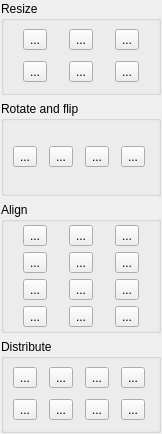
<?xml version="1.0" encoding="UTF-8"?>
<ui version="4.0">
 <class>LayoutToolboxWidget</class>
 <widget class="QWidget" name="LayoutToolboxWidget">
  <property name="geometry">
   <rect>
    <x>0</x>
    <y>0</y>
    <width>162</width>
    <height>434</height>
   </rect>
  </property>
  <property name="windowTitle">
   <string>Mixing</string>
  </property>
  <layout class="QVBoxLayout" name="verticalLayout">
   <property name="leftMargin">
    <number>1</number>
   </property>
   <property name="topMargin">
    <number>1</number>
   </property>
   <property name="rightMargin">
    <number>1</number>
   </property>
   <property name="bottomMargin">
    <number>1</number>
   </property>
   <item>
    <widget class="QGroupBox" name="resizeBox">
     <property name="title">
      <string>Resize</string>
     </property>
     <property name="flat">
      <bool>true</bool>
     </property>
     <layout class="QGridLayout" name="gridLayout">
      <property name="leftMargin">
       <number>3</number>
      </property>
      <property name="topMargin">
       <number>3</number>
      </property>
      <property name="rightMargin">
       <number>3</number>
      </property>
      <property name="bottomMargin">
       <number>3</number>
      </property>
      <item row="0" column="0">
       <widget class="QToolButton" name="sizeHorizontalButton">
        <property name="toolTip">
         <string>Resize selected sources to equal widths (max)</string>
        </property>
        <property name="text">
         <string>...</string>
        </property>
        <property name="icon">
         <iconset resource="../icons.qrc">
          <normaloff>:/glmixer/icons/size-horizontal.png</normaloff>:/glmixer/icons/size-horizontal.png</iconset>
        </property>
        <property name="iconSize">
         <size>
          <width>24</width>
          <height>24</height>
         </size>
        </property>
       </widget>
      </item>
      <item row="0" column="1">
       <widget class="QToolButton" name="sizeVerticalButton">
        <property name="toolTip">
         <string>Resize selected sources to equal heights (max)</string>
        </property>
        <property name="text">
         <string>...</string>
        </property>
        <property name="icon">
         <iconset resource="../icons.qrc">
          <normaloff>:/glmixer/icons/size-vertical.png</normaloff>:/glmixer/icons/size-vertical.png</iconset>
        </property>
        <property name="iconSize">
         <size>
          <width>24</width>
          <height>24</height>
         </size>
        </property>
       </widget>
      </item>
      <item row="0" column="2">
       <widget class="QToolButton" name="sizeOriginalAspectButton">
        <property name="toolTip">
         <string>Restore original aspect ratio</string>
        </property>
        <property name="text">
         <string>...</string>
        </property>
        <property name="icon">
         <iconset resource="../icons.qrc">
          <normaloff>:/glmixer/icons/size-ratio-original.png</normaloff>:/glmixer/icons/size-ratio-original.png</iconset>
        </property>
        <property name="iconSize">
         <size>
          <width>24</width>
          <height>24</height>
         </size>
        </property>
       </widget>
      </item>
      <item row="1" column="0">
       <widget class="QToolButton" name="sizeHorizontalFrameButton">
        <property name="toolTip">
         <string>Resize to output width</string>
        </property>
        <property name="text">
         <string>...</string>
        </property>
        <property name="icon">
         <iconset resource="../icons.qrc">
          <normaloff>:/glmixer/icons/size-horizontal-frame.png</normaloff>:/glmixer/icons/size-horizontal-frame.png</iconset>
        </property>
        <property name="iconSize">
         <size>
          <width>24</width>
          <height>24</height>
         </size>
        </property>
       </widget>
      </item>
      <item row="1" column="1">
       <widget class="QToolButton" name="sizeVerticalFrameButton">
        <property name="toolTip">
         <string>Resize to output height</string>
        </property>
        <property name="text">
         <string>...</string>
        </property>
        <property name="icon">
         <iconset resource="../icons.qrc">
          <normaloff>:/glmixer/icons/size-vertical-frame.png</normaloff>:/glmixer/icons/size-vertical-frame.png</iconset>
        </property>
        <property name="iconSize">
         <size>
          <width>24</width>
          <height>24</height>
         </size>
        </property>
       </widget>
      </item>
      <item row="1" column="2">
       <widget class="QToolButton" name="sizeRenderingAspectButton">
        <property name="toolTip">
         <string>Adjust aspect ratio to match output window</string>
        </property>
        <property name="text">
         <string>...</string>
        </property>
        <property name="icon">
         <iconset resource="../icons.qrc">
          <normaloff>:/glmixer/icons/size-ratio-frame.png</normaloff>:/glmixer/icons/size-ratio-frame.png</iconset>
        </property>
        <property name="iconSize">
         <size>
          <width>24</width>
          <height>24</height>
         </size>
        </property>
       </widget>
      </item>
     </layout>
    </widget>
   </item>
   <item>
    <widget class="QGroupBox" name="rotateBox">
     <property name="title">
      <string>Rotate and flip</string>
     </property>
     <property name="flat">
      <bool>true</bool>
     </property>
     <layout class="QHBoxLayout" name="rotateLayout">
      <property name="leftMargin">
       <number>3</number>
      </property>
      <property name="topMargin">
       <number>3</number>
      </property>
      <property name="rightMargin">
       <number>3</number>
      </property>
      <property name="bottomMargin">
       <number>3</number>
      </property>
      <item>
       <widget class="QToolButton" name="rotateClockwiseButton">
        <property name="toolTip">
         <string>Rotate 90 degrees clockwise</string>
        </property>
        <property name="text">
         <string>...</string>
        </property>
        <property name="icon">
         <iconset resource="../icons.qrc">
          <normaloff>:/glmixer/icons/rotate-90-clockwise.png</normaloff>:/glmixer/icons/rotate-90-clockwise.png</iconset>
        </property>
        <property name="iconSize">
         <size>
          <width>24</width>
          <height>24</height>
         </size>
        </property>
       </widget>
      </item>
      <item>
       <widget class="QToolButton" name="rotateCounterclockwiseButton">
        <property name="toolTip">
         <string>Rotate 90 degrees counterclockwise</string>
        </property>
        <property name="text">
         <string>...</string>
        </property>
        <property name="icon">
         <iconset resource="../icons.qrc">
          <normaloff>:/glmixer/icons/rotate-90-counterclockwise.png</normaloff>:/glmixer/icons/rotate-90-counterclockwise.png</iconset>
        </property>
        <property name="iconSize">
         <size>
          <width>24</width>
          <height>24</height>
         </size>
        </property>
       </widget>
      </item>
      <item>
       <widget class="QToolButton" name="flipHorizontalButton">
        <property name="toolTip">
         <string>Flip horizontally</string>
        </property>
        <property name="text">
         <string>...</string>
        </property>
        <property name="icon">
         <iconset resource="../icons.qrc">
          <normaloff>:/glmixer/icons/flip-horizontal.png</normaloff>:/glmixer/icons/flip-horizontal.png</iconset>
        </property>
        <property name="iconSize">
         <size>
          <width>24</width>
          <height>24</height>
         </size>
        </property>
       </widget>
      </item>
      <item>
       <widget class="QToolButton" name="flipVerticalButton">
        <property name="toolTip">
         <string>Flip vertically</string>
        </property>
        <property name="text">
         <string>...</string>
        </property>
        <property name="icon">
         <iconset resource="../icons.qrc">
          <normaloff>:/glmixer/icons/flip-vertical.png</normaloff>:/glmixer/icons/flip-vertical.png</iconset>
        </property>
        <property name="iconSize">
         <size>
          <width>24</width>
          <height>24</height>
         </size>
        </property>
       </widget>
      </item>
     </layout>
    </widget>
   </item>
   <item>
    <widget class="QGroupBox" name="alignBox">
     <property name="title">
      <string>Align</string>
     </property>
     <property name="flat">
      <bool>true</bool>
     </property>
     <layout class="QGridLayout" name="alignLayout">
      <property name="leftMargin">
       <number>3</number>
      </property>
      <property name="topMargin">
       <number>3</number>
      </property>
      <property name="rightMargin">
       <number>3</number>
      </property>
      <property name="bottomMargin">
       <number>3</number>
      </property>
      <item row="0" column="0">
       <widget class="QToolButton" name="alignHorizontalLeftButton">
        <property name="toolTip">
         <string>Align to the left border</string>
        </property>
        <property name="text">
         <string>...</string>
        </property>
        <property name="icon">
         <iconset resource="../icons.qrc">
          <normaloff>:/glmixer/icons/align-horizontal-left.png</normaloff>:/glmixer/icons/align-horizontal-left.png</iconset>
        </property>
        <property name="iconSize">
         <size>
          <width>24</width>
          <height>24</height>
         </size>
        </property>
       </widget>
      </item>
      <item row="0" column="1">
       <widget class="QToolButton" name="alignHorizontalCenterButton">
        <property name="toolTip">
         <string>Center horizontally</string>
        </property>
        <property name="text">
         <string>...</string>
        </property>
        <property name="icon">
         <iconset resource="../icons.qrc">
          <normaloff>:/glmixer/icons/align-horizontal-center.png</normaloff>:/glmixer/icons/align-horizontal-center.png</iconset>
        </property>
        <property name="iconSize">
         <size>
          <width>24</width>
          <height>24</height>
         </size>
        </property>
       </widget>
      </item>
      <item row="0" column="2">
       <widget class="QToolButton" name="alignHorizontalRightButton">
        <property name="toolTip">
         <string>Align to the right border</string>
        </property>
        <property name="text">
         <string>...</string>
        </property>
        <property name="icon">
         <iconset resource="../icons.qrc">
          <normaloff>:/glmixer/icons/align-horizontal-right.png</normaloff>:/glmixer/icons/align-horizontal-right.png</iconset>
        </property>
        <property name="iconSize">
         <size>
          <width>24</width>
          <height>24</height>
         </size>
        </property>
       </widget>
      </item>
      <item row="1" column="0">
       <widget class="QToolButton" name="alignVerticalBottomButton">
        <property name="toolTip">
         <string>Align to the bottom border</string>
        </property>
        <property name="text">
         <string>...</string>
        </property>
        <property name="icon">
         <iconset resource="../icons.qrc">
          <normaloff>:/glmixer/icons/align-vertical-bottom.png</normaloff>:/glmixer/icons/align-vertical-bottom.png</iconset>
        </property>
        <property name="iconSize">
         <size>
          <width>24</width>
          <height>24</height>
         </size>
        </property>
       </widget>
      </item>
      <item row="1" column="1">
       <widget class="QToolButton" name="alignVerticalCenterButton">
        <property name="toolTip">
         <string>Center vertically</string>
        </property>
        <property name="text">
         <string>...</string>
        </property>
        <property name="icon">
         <iconset resource="../icons.qrc">
          <normaloff>:/glmixer/icons/align-vertical-center.png</normaloff>:/glmixer/icons/align-vertical-center.png</iconset>
        </property>
        <property name="iconSize">
         <size>
          <width>24</width>
          <height>24</height>
         </size>
        </property>
       </widget>
      </item>
      <item row="1" column="2">
       <widget class="QToolButton" name="alignVerticalTopButton">
        <property name="toolTip">
         <string>Align to the top border</string>
        </property>
        <property name="text">
         <string>...</string>
        </property>
        <property name="icon">
         <iconset resource="../icons.qrc">
          <normaloff>:/glmixer/icons/align-vertical-top.png</normaloff>:/glmixer/icons/align-vertical-top.png</iconset>
        </property>
        <property name="iconSize">
         <size>
          <width>24</width>
          <height>24</height>
         </size>
        </property>
       </widget>
      </item>
      <item row="2" column="0">
       <widget class="QToolButton" name="alignHorizontalLeftFrameButton">
        <property name="toolTip">
         <string>Align to the left border of the frame</string>
        </property>
        <property name="text">
         <string>...</string>
        </property>
        <property name="icon">
         <iconset resource="../icons.qrc">
          <normaloff>:/glmixer/icons/align-horizontal-left-frame.png</normaloff>:/glmixer/icons/align-horizontal-left-frame.png</iconset>
        </property>
        <property name="iconSize">
         <size>
          <width>24</width>
          <height>24</height>
         </size>
        </property>
       </widget>
      </item>
      <item row="2" column="1">
       <widget class="QToolButton" name="alignHorizontalCenterFrameButton">
        <property name="toolTip">
         <string>Center horizontally on the frame</string>
        </property>
        <property name="text">
         <string>...</string>
        </property>
        <property name="icon">
         <iconset resource="../icons.qrc">
          <normaloff>:/glmixer/icons/align-horizontal-center-frame.png</normaloff>:/glmixer/icons/align-horizontal-center-frame.png</iconset>
        </property>
        <property name="iconSize">
         <size>
          <width>24</width>
          <height>24</height>
         </size>
        </property>
       </widget>
      </item>
      <item row="2" column="2">
       <widget class="QToolButton" name="alignHorizontalRightFrameButton">
        <property name="toolTip">
         <string>Align to the right border of the frame</string>
        </property>
        <property name="text">
         <string>...</string>
        </property>
        <property name="icon">
         <iconset resource="../icons.qrc">
          <normaloff>:/glmixer/icons/align-horizontal-right-frame.png</normaloff>:/glmixer/icons/align-horizontal-right-frame.png</iconset>
        </property>
        <property name="iconSize">
         <size>
          <width>24</width>
          <height>24</height>
         </size>
        </property>
       </widget>
      </item>
      <item row="3" column="0">
       <widget class="QToolButton" name="alignVerticalBottomFrameButton">
        <property name="toolTip">
         <string>Align to the bottom border of the frame</string>
        </property>
        <property name="text">
         <string>...</string>
        </property>
        <property name="icon">
         <iconset resource="../icons.qrc">
          <normaloff>:/glmixer/icons/align-vertical-bottom-frame.png</normaloff>:/glmixer/icons/align-vertical-bottom-frame.png</iconset>
        </property>
        <property name="iconSize">
         <size>
          <width>24</width>
          <height>24</height>
         </size>
        </property>
       </widget>
      </item>
      <item row="3" column="1">
       <widget class="QToolButton" name="alignVerticalCenterFrameButton">
        <property name="toolTip">
         <string>Center vertically on the frame</string>
        </property>
        <property name="text">
         <string>...</string>
        </property>
        <property name="icon">
         <iconset resource="../icons.qrc">
          <normaloff>:/glmixer/icons/align-vertical-center-frame.png</normaloff>:/glmixer/icons/align-vertical-center-frame.png</iconset>
        </property>
        <property name="iconSize">
         <size>
          <width>24</width>
          <height>24</height>
         </size>
        </property>
       </widget>
      </item>
      <item row="3" column="2">
       <widget class="QToolButton" name="alignVerticalTopFrameButton">
        <property name="toolTip">
         <string>Align to the top border of the frame</string>
        </property>
        <property name="text">
         <string>...</string>
        </property>
        <property name="icon">
         <iconset resource="../icons.qrc">
          <normaloff>:/glmixer/icons/align-vertical-top-frame.png</normaloff>:/glmixer/icons/align-vertical-top-frame.png</iconset>
        </property>
        <property name="iconSize">
         <size>
          <width>24</width>
          <height>24</height>
         </size>
        </property>
       </widget>
      </item>
     </layout>
    </widget>
   </item>
   <item>
    <widget class="QGroupBox" name="distributeBox">
     <property name="title">
      <string>Distribute</string>
     </property>
     <property name="flat">
      <bool>true</bool>
     </property>
     <layout class="QGridLayout" name="distributeLayout">
      <property name="leftMargin">
       <number>3</number>
      </property>
      <property name="topMargin">
       <number>3</number>
      </property>
      <property name="rightMargin">
       <number>3</number>
      </property>
      <property name="bottomMargin">
       <number>3</number>
      </property>
      <item row="0" column="0">
       <widget class="QToolButton" name="distributeHorizontalLeftButton">
        <property name="toolTip">
         <string>Distribute left edges equidistantly</string>
        </property>
        <property name="text">
         <string>...</string>
        </property>
        <property name="icon">
         <iconset resource="../icons.qrc">
          <normaloff>:/glmixer/icons/distribute-horizontal-left.png</normaloff>:/glmixer/icons/distribute-horizontal-left.png</iconset>
        </property>
        <property name="iconSize">
         <size>
          <width>24</width>
          <height>24</height>
         </size>
        </property>
       </widget>
      </item>
      <item row="0" column="2">
       <widget class="QToolButton" name="distributeHorizontalRightButton">
        <property name="toolTip">
         <string>Distribute right edges equidistantly</string>
        </property>
        <property name="text">
         <string>...</string>
        </property>
        <property name="icon">
         <iconset resource="../icons.qrc">
          <normaloff>:/glmixer/icons/distribute-horizontal-right.png</normaloff>:/glmixer/icons/distribute-horizontal-right.png</iconset>
        </property>
        <property name="iconSize">
         <size>
          <width>24</width>
          <height>24</height>
         </size>
        </property>
       </widget>
      </item>
      <item row="0" column="1">
       <widget class="QToolButton" name="distributeHorizontalCenterButton">
        <property name="toolTip">
         <string>Distribute centers horizontally</string>
        </property>
        <property name="text">
         <string>...</string>
        </property>
        <property name="icon">
         <iconset resource="../icons.qrc">
          <normaloff>:/glmixer/icons/distribute-horizontal-center.png</normaloff>:/glmixer/icons/distribute-horizontal-center.png</iconset>
        </property>
        <property name="iconSize">
         <size>
          <width>24</width>
          <height>24</height>
         </size>
        </property>
       </widget>
      </item>
      <item row="1" column="0">
       <widget class="QToolButton" name="distributeVerticalBottomButton">
        <property name="toolTip">
         <string>Distribute bottom edges equidistantly</string>
        </property>
        <property name="text">
         <string>...</string>
        </property>
        <property name="icon">
         <iconset resource="../icons.qrc">
          <normaloff>:/glmixer/icons/distribute-vertical-bottom.png</normaloff>:/glmixer/icons/distribute-vertical-bottom.png</iconset>
        </property>
        <property name="iconSize">
         <size>
          <width>24</width>
          <height>24</height>
         </size>
        </property>
       </widget>
      </item>
      <item row="1" column="3">
       <widget class="QToolButton" name="distributeVerticalGapsButton">
        <property name="toolTip">
         <string>Make vertical gaps equal</string>
        </property>
        <property name="text">
         <string>...</string>
        </property>
        <property name="icon">
         <iconset resource="../icons.qrc">
          <normaloff>:/glmixer/icons/distribute-vertical-gaps.png</normaloff>:/glmixer/icons/distribute-vertical-gaps.png</iconset>
        </property>
        <property name="iconSize">
         <size>
          <width>24</width>
          <height>24</height>
         </size>
        </property>
       </widget>
      </item>
      <item row="0" column="3">
       <widget class="QToolButton" name="distributeHorizontalGapsButton">
        <property name="toolTip">
         <string>Make horizontal gaps equal</string>
        </property>
        <property name="text">
         <string>...</string>
        </property>
        <property name="icon">
         <iconset resource="../icons.qrc">
          <normaloff>:/glmixer/icons/distribute-horizontal-gaps.png</normaloff>:/glmixer/icons/distribute-horizontal-gaps.png</iconset>
        </property>
        <property name="iconSize">
         <size>
          <width>24</width>
          <height>24</height>
         </size>
        </property>
       </widget>
      </item>
      <item row="1" column="1">
       <widget class="QToolButton" name="distributeVerticalCenterButton">
        <property name="toolTip">
         <string>Distribute centers vertically</string>
        </property>
        <property name="text">
         <string>...</string>
        </property>
        <property name="icon">
         <iconset resource="../icons.qrc">
          <normaloff>:/glmixer/icons/distribute-vertical-center.png</normaloff>:/glmixer/icons/distribute-vertical-center.png</iconset>
        </property>
        <property name="iconSize">
         <size>
          <width>24</width>
          <height>24</height>
         </size>
        </property>
       </widget>
      </item>
      <item row="1" column="2">
       <widget class="QToolButton" name="distributeVerticalTopButton">
        <property name="toolTip">
         <string>Distribute top edges equidistantly</string>
        </property>
        <property name="text">
         <string>...</string>
        </property>
        <property name="icon">
         <iconset resource="../icons.qrc">
          <normaloff>:/glmixer/icons/distribute-vertical-top.png</normaloff>:/glmixer/icons/distribute-vertical-top.png</iconset>
        </property>
        <property name="iconSize">
         <size>
          <width>24</width>
          <height>24</height>
         </size>
        </property>
       </widget>
      </item>
     </layout>
    </widget>
   </item>
  </layout>
 </widget>
 <resources>
  <include location="../icons.qrc"/>
 </resources>
 <connections/>
</ui>
